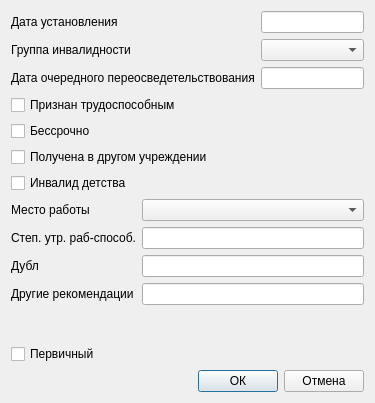
<?xml version="1.0" encoding="UTF-8"?>
<ui version="4.0">
 <class>Dialog_invalids_patient</class>
 <widget class="QDialog" name="Dialog_invalids_patient">
  <property name="geometry">
   <rect>
    <x>0</x>
    <y>0</y>
    <width>375</width>
    <height>403</height>
   </rect>
  </property>
  <property name="windowTitle">
   <string>Dialog</string>
  </property>
  <layout class="QVBoxLayout" name="verticalLayout">
   <item>
    <layout class="QFormLayout" name="formLayout">
     <item row="0" column="0">
      <widget class="QLabel" name="label_3">
       <property name="text">
        <string>Дата установления</string>
       </property>
      </widget>
     </item>
     <item row="0" column="1">
      <widget class="QLineEdit" name="lineEdit_date_view"/>
     </item>
     <item row="1" column="0">
      <widget class="QLabel" name="label">
       <property name="text">
        <string>Группа инвалидности</string>
       </property>
      </widget>
     </item>
     <item row="1" column="1">
      <widget class="QComboBox" name="comboBox_group_inv"/>
     </item>
     <item row="2" column="0">
      <widget class="QLabel" name="label_4">
       <property name="text">
        <string>Дата очередного переосведетельствования</string>
       </property>
      </widget>
     </item>
     <item row="2" column="1">
      <widget class="QLineEdit" name="lineEdit_pereosved"/>
     </item>
    </layout>
   </item>
   <item>
    <widget class="QCheckBox" name="checkBox_work_yes">
     <property name="text">
      <string>Признан трудоспособным</string>
     </property>
    </widget>
   </item>
   <item>
    <widget class="QCheckBox" name="checkBox_alltime">
     <property name="text">
      <string>Бессрочно</string>
     </property>
    </widget>
   </item>
   <item>
    <widget class="QCheckBox" name="checkBox_from_other">
     <property name="text">
      <string>Получена в другом учреждении</string>
     </property>
    </widget>
   </item>
   <item>
    <widget class="QCheckBox" name="checkBox_invalid_children">
     <property name="text">
      <string>Инвалид детства</string>
     </property>
    </widget>
   </item>
   <item>
    <layout class="QGridLayout" name="gridLayout">
     <item row="0" column="1">
      <widget class="QComboBox" name="comboBox_place_work"/>
     </item>
     <item row="0" column="0">
      <widget class="QLabel" name="label_2">
       <property name="text">
        <string>Место работы</string>
       </property>
      </widget>
     </item>
     <item row="1" column="1">
      <widget class="QLineEdit" name="lineEdit_stepen_lost"/>
     </item>
     <item row="2" column="1">
      <widget class="QLineEdit" name="lineEdit_dubl"/>
     </item>
     <item row="1" column="0">
      <widget class="QLabel" name="label_5">
       <property name="text">
        <string>Степ. утр. раб-способ.</string>
       </property>
      </widget>
     </item>
     <item row="2" column="0">
      <widget class="QLabel" name="label_6">
       <property name="text">
        <string>Дубл</string>
       </property>
      </widget>
     </item>
     <item row="3" column="0">
      <widget class="QLabel" name="label_7">
       <property name="text">
        <string>Другие рекомендации</string>
       </property>
      </widget>
     </item>
     <item row="3" column="1">
      <widget class="QLineEdit" name="lineEdit_other_bla"/>
     </item>
    </layout>
   </item>
   <item>
    <spacer name="verticalSpacer">
     <property name="orientation">
      <enum>Qt::Vertical</enum>
     </property>
     <property name="sizeHint" stdset="0">
      <size>
       <width>20</width>
       <height>40</height>
      </size>
     </property>
    </spacer>
   </item>
   <item>
    <widget class="QCheckBox" name="checkBox_first">
     <property name="text">
      <string>Первичный</string>
     </property>
    </widget>
   </item>
   <item>
    <layout class="QHBoxLayout" name="horizontalLayout">
     <item>
      <spacer name="horizontalSpacer_2">
       <property name="orientation">
        <enum>Qt::Horizontal</enum>
       </property>
       <property name="sizeHint" stdset="0">
        <size>
         <width>40</width>
         <height>20</height>
        </size>
       </property>
      </spacer>
     </item>
     <item>
      <widget class="QPushButton" name="pushButton_ok">
       <property name="text">
        <string>ОК</string>
       </property>
      </widget>
     </item>
     <item>
      <widget class="QPushButton" name="pushButton_cancel">
       <property name="text">
        <string>Отмена</string>
       </property>
      </widget>
     </item>
    </layout>
   </item>
  </layout>
 </widget>
 <tabstops>
  <tabstop>lineEdit_date_view</tabstop>
  <tabstop>comboBox_group_inv</tabstop>
  <tabstop>lineEdit_pereosved</tabstop>
  <tabstop>checkBox_work_yes</tabstop>
  <tabstop>checkBox_alltime</tabstop>
  <tabstop>checkBox_from_other</tabstop>
  <tabstop>checkBox_invalid_children</tabstop>
  <tabstop>comboBox_place_work</tabstop>
  <tabstop>lineEdit_stepen_lost</tabstop>
  <tabstop>lineEdit_dubl</tabstop>
  <tabstop>lineEdit_other_bla</tabstop>
  <tabstop>checkBox_first</tabstop>
  <tabstop>pushButton_ok</tabstop>
  <tabstop>pushButton_cancel</tabstop>
 </tabstops>
 <resources/>
 <connections/>
</ui>
